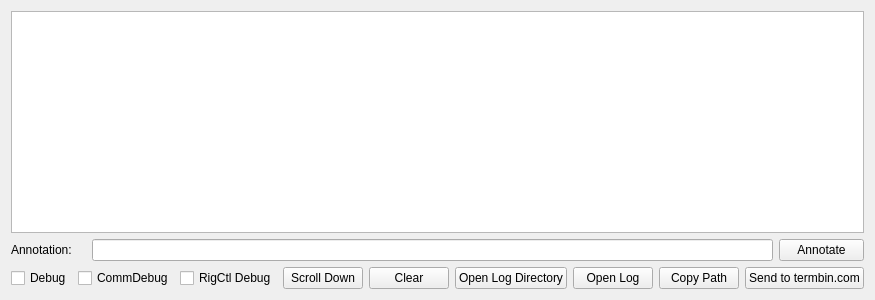
<?xml version="1.0" encoding="UTF-8"?>
<ui version="4.0">
 <class>loggingWindow</class>
 <widget class="QWidget" name="loggingWindow">
  <property name="geometry">
   <rect>
    <x>0</x>
    <y>0</y>
    <width>819</width>
    <height>300</height>
   </rect>
  </property>
  <property name="windowTitle">
   <string>Form</string>
  </property>
  <layout class="QVBoxLayout" name="verticalLayout">
   <item>
    <widget class="QPlainTextEdit" name="logTextDisplay">
     <property name="undoRedoEnabled">
      <bool>false</bool>
     </property>
     <property name="lineWrapMode">
      <enum>QPlainTextEdit::LineWrapMode::NoWrap</enum>
     </property>
     <property name="readOnly">
      <bool>true</bool>
     </property>
    </widget>
   </item>
   <item>
    <layout class="QHBoxLayout" name="horizontalLayout_2">
     <property name="leftMargin">
      <number>0</number>
     </property>
     <property name="topMargin">
      <number>0</number>
     </property>
     <item>
      <widget class="QLabel" name="annotateLabel">
       <property name="minimumSize">
        <size>
         <width>75</width>
         <height>0</height>
        </size>
       </property>
       <property name="maximumSize">
        <size>
         <width>75</width>
         <height>16777215</height>
        </size>
       </property>
       <property name="text">
        <string>Annotation:</string>
       </property>
      </widget>
     </item>
     <item>
      <widget class="QLineEdit" name="userAnnotationText">
       <property name="minimumSize">
        <size>
         <width>290</width>
         <height>0</height>
        </size>
       </property>
       <property name="toolTip">
        <string>You may enter your own log notes here.</string>
       </property>
      </widget>
     </item>
     <item>
      <widget class="QPushButton" name="annotateBtn">
       <property name="minimumSize">
        <size>
         <width>85</width>
         <height>0</height>
        </size>
       </property>
       <property name="maximumSize">
        <size>
         <width>85</width>
         <height>16777215</height>
        </size>
       </property>
       <property name="toolTip">
        <string>Adds user-text to the log.</string>
       </property>
       <property name="text">
        <string>Annotate</string>
       </property>
      </widget>
     </item>
    </layout>
   </item>
   <item>
    <layout class="QHBoxLayout" name="horizontalLayout">
     <property name="leftMargin">
      <number>0</number>
     </property>
     <property name="topMargin">
      <number>0</number>
     </property>
     <item>
      <widget class="QCheckBox" name="debugBtn">
       <property name="toolTip">
        <string>&lt;html&gt;&lt;head/&gt;&lt;body&gt;&lt;p&gt;Enable or disable debug logging. Use the &amp;quot;-d&amp;quot; or &amp;quot;--debug&amp;quot; flag to open wfview with debug logging enabled on startup. &lt;/p&gt;&lt;/body&gt;&lt;/html&gt;</string>
       </property>
       <property name="text">
        <string>Debug</string>
       </property>
      </widget>
     </item>
     <item>
      <widget class="QCheckBox" name="commDebugChk">
       <property name="toolTip">
        <string>&lt;html&gt;&lt;head/&gt;&lt;body&gt;&lt;p&gt;This enables the logging of nearly all CI-V traffic. &lt;span style=&quot; font-weight:600;&quot;&gt;Use with caution&lt;/span&gt;. It is a lot of data. Meter levels and scope data are not shown. &lt;/p&gt;&lt;/body&gt;&lt;/html&gt;</string>
       </property>
       <property name="text">
        <string>CommDebug</string>
       </property>
      </widget>
     </item>
     <item>
      <widget class="QCheckBox" name="rigctlDebugChk">
       <property name="text">
        <string>RigCtl Debug</string>
       </property>
      </widget>
     </item>
     <item>
      <widget class="QPushButton" name="toBottomBtn">
       <property name="toolTip">
        <string>Scroll to bottom</string>
       </property>
       <property name="text">
        <string>Scroll Down</string>
       </property>
      </widget>
     </item>
     <item>
      <widget class="QPushButton" name="clearDisplayBtn">
       <property name="toolTip">
        <string>Clears the display. Does not clear the log file.</string>
       </property>
       <property name="text">
        <string>Clear</string>
       </property>
      </widget>
     </item>
     <item>
      <widget class="QPushButton" name="openDirBtn">
       <property name="toolTip">
        <string>Makes a best-effort to ask the host system to open the log file directory.</string>
       </property>
       <property name="text">
        <string>Open Log Directory</string>
       </property>
      </widget>
     </item>
     <item>
      <widget class="QPushButton" name="openLogFileBtn">
       <property name="toolTip">
        <string>Makes a best-effort to ask the host system to open the logfile.</string>
       </property>
       <property name="text">
        <string>Open Log</string>
       </property>
      </widget>
     </item>
     <item>
      <widget class="QPushButton" name="copyPathBtn">
       <property name="toolTip">
        <string>Copy the path of the log file to your clipboard.</string>
       </property>
       <property name="text">
        <string>Copy Path</string>
       </property>
      </widget>
     </item>
     <item>
      <widget class="QPushButton" name="sendToPasteBtn">
       <property name="toolTip">
        <string>&lt;html&gt;&lt;head/&gt;&lt;body&gt;&lt;p&gt;Sends text to termbin.com. Some personal information (such as your username) is in the log file, so do not click this button unless you are ok sharing your log file. This is a quick way to receive a URL, pointing to your log file text, that you can send to other people. &lt;/p&gt;&lt;/body&gt;&lt;/html&gt;</string>
       </property>
       <property name="text">
        <string>Send to termbin.com</string>
       </property>
      </widget>
     </item>
     <item>
      <spacer name="horizontalSpacer">
       <property name="orientation">
        <enum>Qt::Orientation::Horizontal</enum>
       </property>
       <property name="sizeHint" stdset="0">
        <size>
         <width>40</width>
         <height>20</height>
        </size>
       </property>
      </spacer>
     </item>
    </layout>
   </item>
  </layout>
 </widget>
 <resources/>
 <connections/>
</ui>
